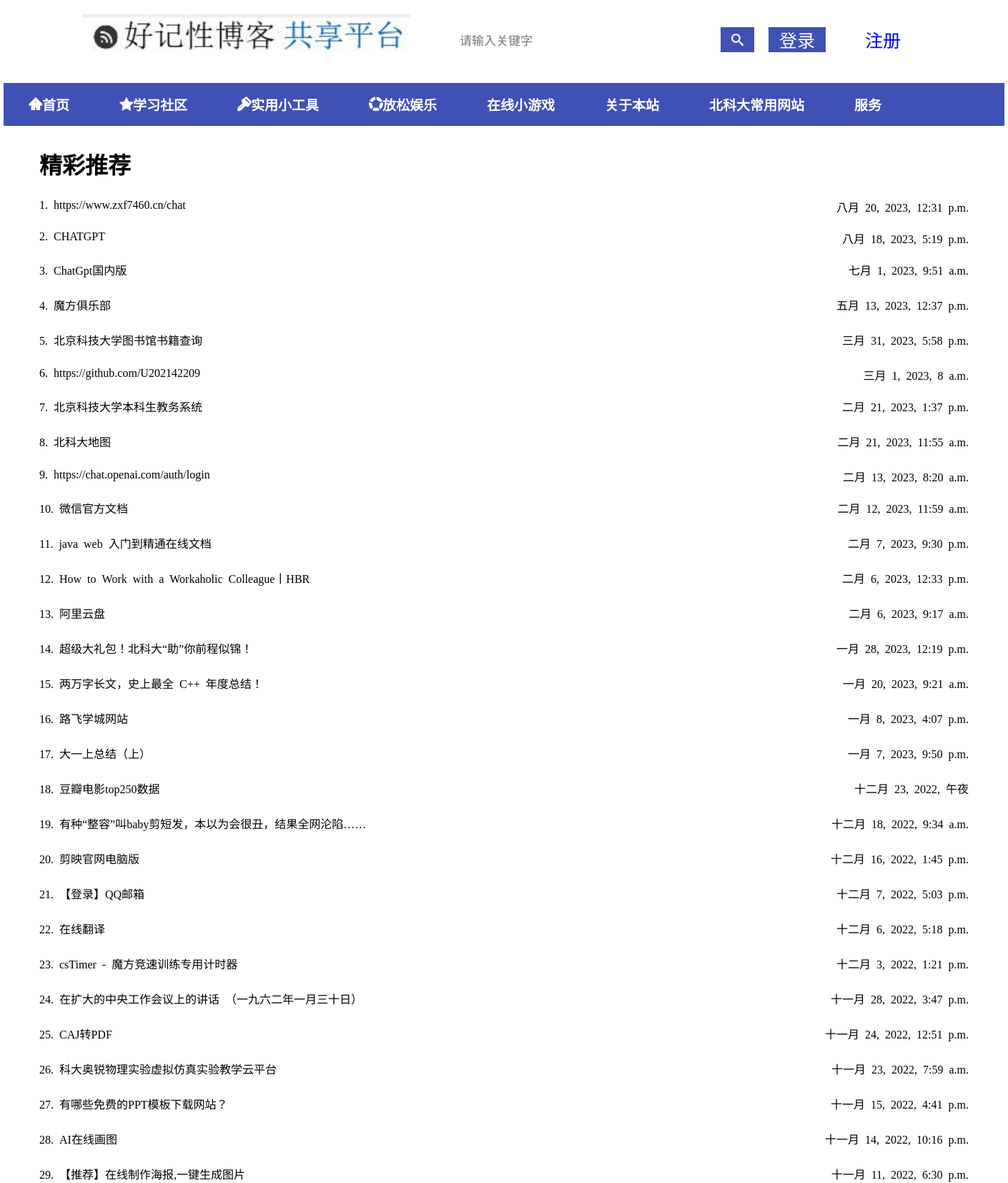
Screenshot of /show/more/hots/?type=recs (upper part) with the database file from the repository.
### article/models.py (models this page shows)
class Link(models.Model):
    title=models.CharField(max_length=60,verbose_name="标题")
    link=models.CharField(max_length=255,verbose_name="链接")
    kind_choices=(
        (1,"精彩推荐"),
        (2,"热门看点"),
        (3,"知识分享"),
    )
    kind=models.SmallIntegerField(verbose_name="分类",choices=kind_choices)
    create_time = models.DateTimeField(verbose_name="创建时间", auto_now_add=True)

### article/views.py (the view)
# urls.py: path('show/more/hots/',views.get_more_hots,name="get_more_hots"),
def get_more_hots(requests):
    type = requests.GET.get('type')
    nodes = Link.objects.filter(kind=2, ).order_by("-create_time")
    title = "热门推送"
    if type == "recs":
        nodes = Link.objects.filter(kind=1, ).order_by("-create_time")
        title = "精彩推荐"
    if type == "knows":
        nodes = Link.objects.filter(kind=3, ).order_by("-create_time")
        title = "知识分享"
    if type == "articls":
        articles = articles = Article.objects.filter(
            status=1, display=True, publlic=True, ).order_by("-create_time")
        return render(requests, 'list.html', {
            "articles": articles,
        })
    return render(requests, 'list.html', {
        "nodes": nodes,
        "title": title,
    })

### article/templates/list.html (shortened to what this page needs)
{% extends 'base.html' %}
{% block css %}
{% load static %}
<link rel="stylesheet" href="{% static 'css/common.css' %}">
{% endblock %}
{% block content %}
<div class="listcontainer">
    <h1>{{title}}</h1>
    <ul>
        {% if articles %}
        {% for article in articles %}
        <li>
            <a target="_blank" href="/article/?nid={{ article.nid }}">
                <p style="color: black;">
                    <span class="fontweight"> {{ forloop.counter }}. {{article.title}} </span>
                    <span class="fr fontgray"> {{ article.create_time }} </span>
                    <span class="fr fontgray articleuserindex">作者；<strong>{{article.author.username}}</strong> </span>
                    <span class="fr fontgray ">阅读量；<strong>{{article.read_num}}</strong> </span>
                    <span class="fr fontgray" style="padding: 0 30px ;">收藏量；<strong>{{article.love_num }}</strong></span>
                </p>
            </a>
        </li>
        {% endfor %}
        {% else %}
        {% for hot in nodes %}
        <li>
            <a target="_blank" href="{{hot.link}}">
                <p style="color: black;" >{{ forloop.counter}}. {{ hot.title }}
                    <span class="fr fontwegray">{{hot.create_time}}</span>
                </p>
            </a>
        </li>
        {% endfor %}
        {% endif %}
    </ul>
</div>
{% endblock %}

### article/static/css/common.css (style rules this page uses)
* { padding: 0; margin: 0; border: 0px; box-sizing: border-box; font-family: 'icomoon'; }
.fr { float: right; }
.listcontainer { padding: 30px 50px; }
.listcontainer ul li { margin: 25px 0; }

### rows the page displays
Link: title "https://www.zxf7460.cn/chat", create_time "八月 20, 2023, 12:31 p.m."
Link: title "CHATGPT", create_time "八月 18, 2023, 5:19 p.m."
Link: title "ChatGpt国内版", create_time "七月 1, 2023, 9:51 a.m."
Link: title "魔方俱乐部", create_time "五月 13, 2023, 12:37 p.m."
Link: title "北京科技大学图书馆书籍查询", create_time "三月 31, 2023, 5:58 p.m."
Link: title "https://github.com/U202142209", create_time "三月 1, 2023, 8 a.m."
Link: title "北京科技大学本科生教务系统", create_time "二月 21, 2023, 1:37 p.m."
Link: title "北科大地图", create_time "二月 21, 2023, 11:55 a.m."
Link: title "https://chat.openai.com/auth/login", create_time "二月 13, 2023, 8:20 a.m."
Link: title "微信官方文档", create_time "二月 12, 2023, 11:59 a.m."
Link: title "java web 入门到精通在线文档", create_time "二月 7, 2023, 9:30 p.m."
Link: title "How to Work with a Workaholic Colleague丨HBR", create_time "二月 6, 2023, 12:33 p.m."
Link: title "阿里云盘", create_time "二月 6, 2023, 9:17 a.m."
Link: title "超级大礼包！北科大“助”你前程似锦！", create_time "一月 28, 2023, 12:19 p.m."
Link: title "两万字长文，史上最全 C++ 年度总结！", create_time "一月 20, 2023, 9:21 a.m."
Link: title "路飞学城网站", create_time "一月 8, 2023, 4:07 p.m."
Link: title "大一上总结（上）", create_time "一月 7, 2023, 9:50 p.m."
Link: title "豆瓣电影top250数据", create_time "十二月 23, 2022, 午夜"
Link: title "有种“整容”叫baby剪短发，本以为会很丑，结果全网沦陷……", create_time "十二月 18, 2022, 9:34 a.m."
Link: title "剪映官网电脑版", create_time "十二月 16, 2022, 1:45 p.m."
Link: title "【登录】QQ邮箱", create_time "十二月 7, 2022, 5:03 p.m."
Link: title "在线翻译", create_time "十二月 6, 2022, 5:18 p.m."
Link: title "csTimer - 魔方竞速训练专用计时器", create_time "十二月 3, 2022, 1:21 p.m."
Link: title "在扩大的中央工作会议上的讲话 （一九六二年一月三十日）", create_time "十一月 28, 2022, 3:47 p.m."
Link: title "CAJ转PDF", create_time "十一月 24, 2022, 12:51 p.m."
Link: title "科大奥锐物理实验虚拟仿真实验教学云平台", create_time "十一月 23, 2022, 7:59 a.m."
Link: title "有哪些免费的PPT模板下载网站？", create_time "十一月 15, 2022, 4:41 p.m."
Link: title "AI在线画图", create_time "十一月 14, 2022, 10:16 p.m."
Link: title "【推荐】在线制作海报,一键生成图片", create_time "十一月 11, 2022, 6:30 p.m."

### other values shown
{{ title }} "精彩推荐"
